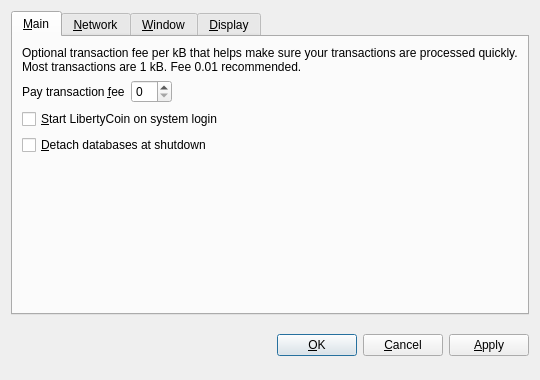
<?xml version="1.0" encoding="UTF-8"?>
<ui version="4.0">
 <class>OptionsDialog</class>
 <widget class="QDialog" name="OptionsDialog">
  <property name="geometry">
   <rect>
    <x>0</x>
    <y>0</y>
    <width>540</width>
    <height>380</height>
   </rect>
  </property>
  <property name="windowTitle">
   <string>Options</string>
  </property>
  <property name="modal">
   <bool>true</bool>
  </property>
  <layout class="QVBoxLayout" name="verticalLayout">
   <item>
    <widget class="QTabWidget" name="tabWidget">
     <property name="tabPosition">
      <enum>QTabWidget::North</enum>
     </property>
     <property name="currentIndex">
      <number>0</number>
     </property>
     <widget class="QWidget" name="tabMain">
      <attribute name="title">
       <string>&amp;Main</string>
      </attribute>
      <layout class="QVBoxLayout" name="verticalLayout_Main">
       <item>
        <widget class="QLabel" name="transactionFeeInfoLabel">
         <property name="text">
          <string>Optional transaction fee per kB that helps make sure your transactions are processed quickly. Most transactions are 1 kB. Fee 0.01 recommended.</string>
         </property>
         <property name="textFormat">
          <enum>Qt::PlainText</enum>
         </property>
         <property name="wordWrap">
          <bool>true</bool>
         </property>
        </widget>
       </item>
       <item>
        <layout class="QHBoxLayout" name="horizontalLayout_Main">
         <item>
          <widget class="QLabel" name="transactionFeeLabel">
           <property name="text">
            <string>Pay transaction &amp;fee</string>
           </property>
           <property name="textFormat">
            <enum>Qt::PlainText</enum>
           </property>
           <property name="buddy">
            <cstring>transactionFee</cstring>
           </property>
          </widget>
         </item>
         <item>
          <widget class="BitcoinAmountField" name="transactionFee"/>
         </item>
         <item>
          <spacer name="horizontalSpacer_Main">
           <property name="orientation">
            <enum>Qt::Horizontal</enum>
           </property>
           <property name="sizeHint" stdset="0">
            <size>
             <width>40</width>
             <height>20</height>
            </size>
           </property>
          </spacer>
         </item>
        </layout>
       </item>
       <item>
        <widget class="QCheckBox" name="bitcoinAtStartup">
         <property name="toolTip">
          <string>Automatically start LibertyCoin after logging in to the system.</string>
         </property>
         <property name="text">
          <string>&amp;Start LibertyCoin on system login</string>
         </property>
        </widget>
       </item>
       <item>
        <widget class="QCheckBox" name="detachDatabases">
         <property name="toolTip">
          <string>Detach block and address databases at shutdown. This means they can be moved to another data directory, but it slows down shutdown. The wallet is always detached.</string>
         </property>
         <property name="text">
          <string>&amp;Detach databases at shutdown</string>
         </property>
        </widget>
       </item>
       <item>
        <spacer name="verticalSpacer_Main">
         <property name="orientation">
          <enum>Qt::Vertical</enum>
         </property>
         <property name="sizeHint" stdset="0">
          <size>
           <width>20</width>
           <height>40</height>
          </size>
         </property>
        </spacer>
       </item>
      </layout>
     </widget>
     <widget class="QWidget" name="tabNetwork">
      <attribute name="title">
       <string>&amp;Network</string>
      </attribute>
      <layout class="QVBoxLayout" name="verticalLayout_Network">
       <item>
        <widget class="QCheckBox" name="mapPortUpnp">
         <property name="toolTip">
          <string>Automatically open the LibertyCoin client port on the router. This only works when your router supports UPnP and it is enabled.</string>
         </property>
         <property name="text">
          <string>Map port using &amp;UPnP</string>
         </property>
        </widget>
       </item>
       <item>
        <widget class="QCheckBox" name="connectSocks">
         <property name="toolTip">
          <string>Connect to the LibertyCoin network through a SOCKS proxy (e.g. when connecting through Tor).</string>
         </property>
         <property name="text">
          <string>&amp;Connect through SOCKS proxy:</string>
         </property>
        </widget>
       </item>
       <item>
        <layout class="QHBoxLayout" name="horizontalLayout_Network">
         <item>
          <widget class="QLabel" name="proxyIpLabel">
           <property name="text">
            <string>Proxy &amp;IP:</string>
           </property>
           <property name="textFormat">
            <enum>Qt::PlainText</enum>
           </property>
           <property name="buddy">
            <cstring>proxyIp</cstring>
           </property>
          </widget>
         </item>
         <item>
          <widget class="QValidatedLineEdit" name="proxyIp">
           <property name="maximumSize">
            <size>
             <width>140</width>
             <height>16777215</height>
            </size>
           </property>
           <property name="toolTip">
            <string>IP address of the proxy (e.g. 127.0.0.1)</string>
           </property>
          </widget>
         </item>
         <item>
          <widget class="QLabel" name="proxyPortLabel">
           <property name="text">
            <string>&amp;Port:</string>
           </property>
           <property name="textFormat">
            <enum>Qt::PlainText</enum>
           </property>
           <property name="buddy">
            <cstring>proxyPort</cstring>
           </property>
          </widget>
         </item>
         <item>
          <widget class="QLineEdit" name="proxyPort">
           <property name="maximumSize">
            <size>
             <width>55</width>
             <height>16777215</height>
            </size>
           </property>
           <property name="toolTip">
            <string>Port of the proxy (e.g. 9050)</string>
           </property>
          </widget>
         </item>
         <item>
          <widget class="QLabel" name="socksVersionLabel">
           <property name="text">
            <string>SOCKS &amp;Version:</string>
           </property>
           <property name="textFormat">
            <enum>Qt::PlainText</enum>
           </property>
           <property name="buddy">
            <cstring>socksVersion</cstring>
           </property>
          </widget>
         </item>
         <item>
          <widget class="QValueComboBox" name="socksVersion">
           <property name="toolTip">
            <string>SOCKS version of the proxy (e.g. 5)</string>
           </property>
          </widget>
         </item>
         <item>
          <spacer name="horizontalSpacer_Network">
           <property name="orientation">
            <enum>Qt::Horizontal</enum>
           </property>
           <property name="sizeHint" stdset="0">
            <size>
             <width>40</width>
             <height>20</height>
            </size>
           </property>
          </spacer>
         </item>
        </layout>
       </item>
       <item>
        <spacer name="verticalSpacer_Network">
         <property name="orientation">
          <enum>Qt::Vertical</enum>
         </property>
         <property name="sizeHint" stdset="0">
          <size>
           <width>20</width>
           <height>40</height>
          </size>
         </property>
        </spacer>
       </item>
      </layout>
     </widget>
     <widget class="QWidget" name="tabWindow">
      <attribute name="title">
       <string>&amp;Window</string>
      </attribute>
      <layout class="QVBoxLayout" name="verticalLayout_Window">
       <item>
        <widget class="QCheckBox" name="minimizeToTray">
         <property name="toolTip">
          <string>Show only a tray icon after minimizing the window.</string>
         </property>
         <property name="text">
          <string>&amp;Minimize to the tray instead of the taskbar</string>
         </property>
        </widget>
       </item>
       <item>
        <widget class="QCheckBox" name="minimizeOnClose">
         <property name="toolTip">
          <string>Minimize instead of exit the application when the window is closed. When this option is enabled, the application will be closed only after selecting Quit in the menu.</string>
         </property>
         <property name="text">
          <string>M&amp;inimize on close</string>
         </property>
        </widget>
       </item>
       <item>
        <spacer name="verticalSpacer_Window">
         <property name="orientation">
          <enum>Qt::Vertical</enum>
         </property>
         <property name="sizeHint" stdset="0">
          <size>
           <width>20</width>
           <height>40</height>
          </size>
         </property>
        </spacer>
       </item>
      </layout>
     </widget>
     <widget class="QWidget" name="tabDisplay">
      <attribute name="title">
       <string>&amp;Display</string>
      </attribute>
      <layout class="QVBoxLayout" name="verticalLayout_Display">
       <item>
        <layout class="QHBoxLayout" name="horizontalLayout_1_Display">
         <item>
          <widget class="QLabel" name="langLabel">
           <property name="text">
            <string>User Interface &amp;language:</string>
           </property>
           <property name="textFormat">
            <enum>Qt::PlainText</enum>
           </property>
           <property name="buddy">
            <cstring>lang</cstring>
           </property>
          </widget>
         </item>
         <item>
          <widget class="QValueComboBox" name="lang">
           <property name="toolTip">
            <string>The user interface language can be set here. This setting will take effect after restarting LibertyCoin.</string>
           </property>
          </widget>
         </item>
        </layout>
       </item>
       <item>
        <layout class="QHBoxLayout" name="horizontalLayout_2_Display">
         <item>
          <widget class="QLabel" name="unitLabel">
           <property name="text">
            <string>&amp;Unit to show amounts in:</string>
           </property>
           <property name="textFormat">
            <enum>Qt::PlainText</enum>
           </property>
           <property name="buddy">
            <cstring>unit</cstring>
           </property>
          </widget>
         </item>
         <item>
          <widget class="QValueComboBox" name="unit">
           <property name="toolTip">
            <string>Choose the default subdivision unit to show in the interface and when sending coins.</string>
           </property>
          </widget>
         </item>
        </layout>
       </item>
       <item>
        <widget class="QCheckBox" name="displayAddresses">
         <property name="toolTip">
          <string>Whether to show LibertyCoin addresses in the transaction list or not.</string>
         </property>
         <property name="text">
          <string>&amp;Display addresses in transaction list</string>
         </property>
        </widget>
       </item>
       <item>
        <spacer name="verticalSpacer_Display">
         <property name="orientation">
          <enum>Qt::Vertical</enum>
         </property>
         <property name="sizeHint" stdset="0">
          <size>
           <width>20</width>
           <height>40</height>
          </size>
         </property>
        </spacer>
       </item>
      </layout>
     </widget>
    </widget>
   </item>
   <item>
    <layout class="QHBoxLayout" name="horizontalLayout_Buttons">
     <item>
      <spacer name="horizontalSpacer_1">
       <property name="orientation">
        <enum>Qt::Horizontal</enum>
       </property>
       <property name="sizeHint" stdset="0">
        <size>
         <width>40</width>
         <height>48</height>
        </size>
       </property>
      </spacer>
     </item>
     <item>
      <widget class="QLabel" name="statusLabel">
       <property name="font">
        <font>
         <weight>75</weight>
         <bold>true</bold>
        </font>
       </property>
       <property name="text">
        <string/>
       </property>
       <property name="textFormat">
        <enum>Qt::PlainText</enum>
       </property>
       <property name="wordWrap">
        <bool>true</bool>
       </property>
      </widget>
     </item>
     <item>
      <spacer name="horizontalSpacer_2">
       <property name="orientation">
        <enum>Qt::Horizontal</enum>
       </property>
       <property name="sizeHint" stdset="0">
        <size>
         <width>40</width>
         <height>48</height>
        </size>
       </property>
      </spacer>
     </item>
     <item>
      <widget class="QPushButton" name="okButton">
       <property name="text">
        <string>&amp;OK</string>
       </property>
      </widget>
     </item>
     <item>
      <widget class="QPushButton" name="cancelButton">
       <property name="text">
        <string>&amp;Cancel</string>
       </property>
       <property name="autoDefault">
        <bool>false</bool>
       </property>
      </widget>
     </item>
     <item>
      <widget class="QPushButton" name="applyButton">
       <property name="text">
        <string>&amp;Apply</string>
       </property>
       <property name="autoDefault">
        <bool>false</bool>
       </property>
      </widget>
     </item>
    </layout>
   </item>
  </layout>
 </widget>
 <customwidgets>
  <customwidget>
   <class>BitcoinAmountField</class>
   <extends>QSpinBox</extends>
   <header>bitcoinamountfield.h</header>
  </customwidget>
  <customwidget>
   <class>QValueComboBox</class>
   <extends>QComboBox</extends>
   <header>qvaluecombobox.h</header>
  </customwidget>
  <customwidget>
   <class>QValidatedLineEdit</class>
   <extends>QLineEdit</extends>
   <header>qvalidatedlineedit.h</header>
  </customwidget>
 </customwidgets>
 <resources/>
 <connections/>
</ui>
